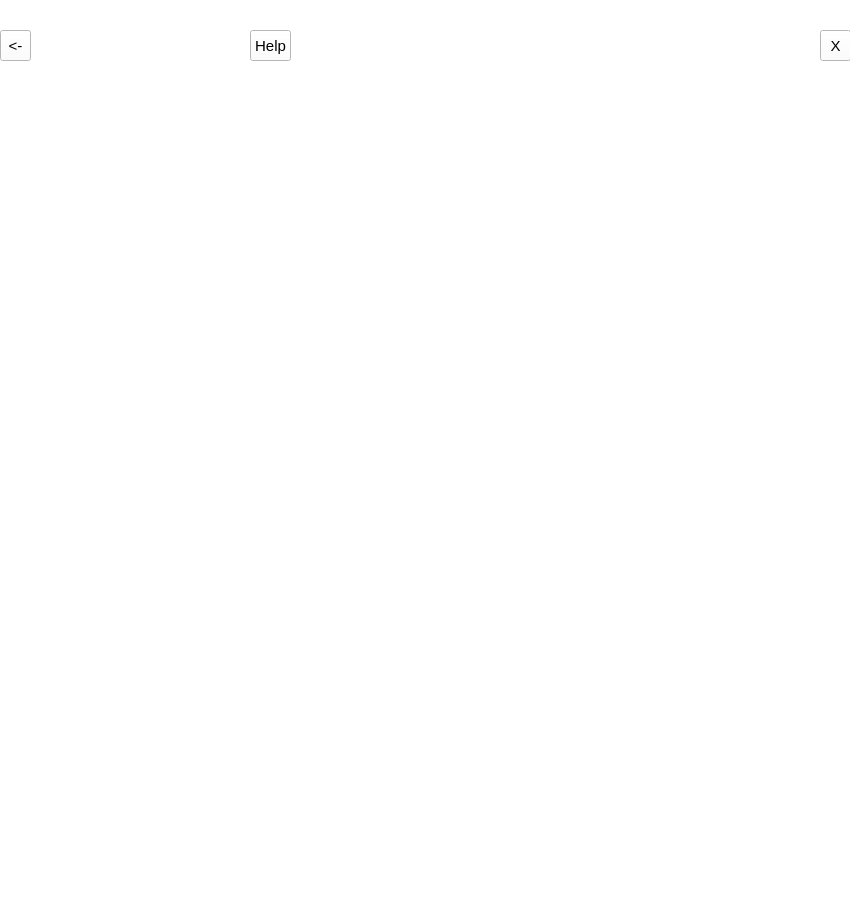
<?xml version="1.0" encoding="UTF-8"?>
<ui version="4.0">
 <class>level_low</class>
 <widget class="QWidget" name="level_low">
  <property name="geometry">
   <rect>
    <x>0</x>
    <y>0</y>
    <width>850</width>
    <height>910</height>
   </rect>
  </property>
  <property name="windowTitle">
   <string>Form</string>
  </property>
  <property name="styleSheet">
   <string notr="true">*{
background:rgb(255,255,255);
font-size:15px;
font-style:MingLiU-ExtB;
}
QFrame{
background-color:rgba(0,0,0,0);
border:sold 10px rgba(0,0,0);
background-image:url();/*背景*/
}
QToolButton{
color:#000000;
}
QToolButton:pressed{
background-color:rgb(224,0,0);
border-style:inset;
font-style:MingLiU-ExtB;
}
QPushButton{
color:#405361;
background:#ced1d8;
border-style:outset;
border-radius:10px;
font-style:MingLiU-ExtB;
}
QPushButton:pressed{
background-color:rgb(224,0,0);
border-style:inset;
font-style:MingLiU-ExtB;
}
</string>
  </property>
  <widget class="QFrame" name="frame">
   <property name="geometry">
    <rect>
     <x>0</x>
     <y>0</y>
     <width>851</width>
     <height>911</height>
    </rect>
   </property>
   <property name="frameShape">
    <enum>QFrame::StyledPanel</enum>
   </property>
   <property name="frameShadow">
    <enum>QFrame::Raised</enum>
   </property>
   <widget class="QToolButton" name="toolButton_back">
    <property name="geometry">
     <rect>
      <x>0</x>
      <y>30</y>
      <width>31</width>
      <height>31</height>
     </rect>
    </property>
    <property name="text">
     <string>&lt;-</string>
    </property>
   </widget>
   <widget class="QToolButton" name="toolButton_close">
    <property name="geometry">
     <rect>
      <x>820</x>
      <y>30</y>
      <width>31</width>
      <height>31</height>
     </rect>
    </property>
    <property name="text">
     <string>X</string>
    </property>
   </widget>
   <widget class="QToolButton" name="toolButton_back_help">
    <property name="geometry">
     <rect>
      <x>250</x>
      <y>30</y>
      <width>41</width>
      <height>31</height>
     </rect>
    </property>
    <property name="cursor">
     <cursorShape>ArrowCursor</cursorShape>
    </property>
    <property name="text">
     <string>Help</string>
    </property>
    <property name="checkable">
     <bool>false</bool>
    </property>
    <property name="autoRaise">
     <bool>false</bool>
    </property>
   </widget>
  </widget>
 </widget>
 <resources/>
 <connections/>
</ui>
